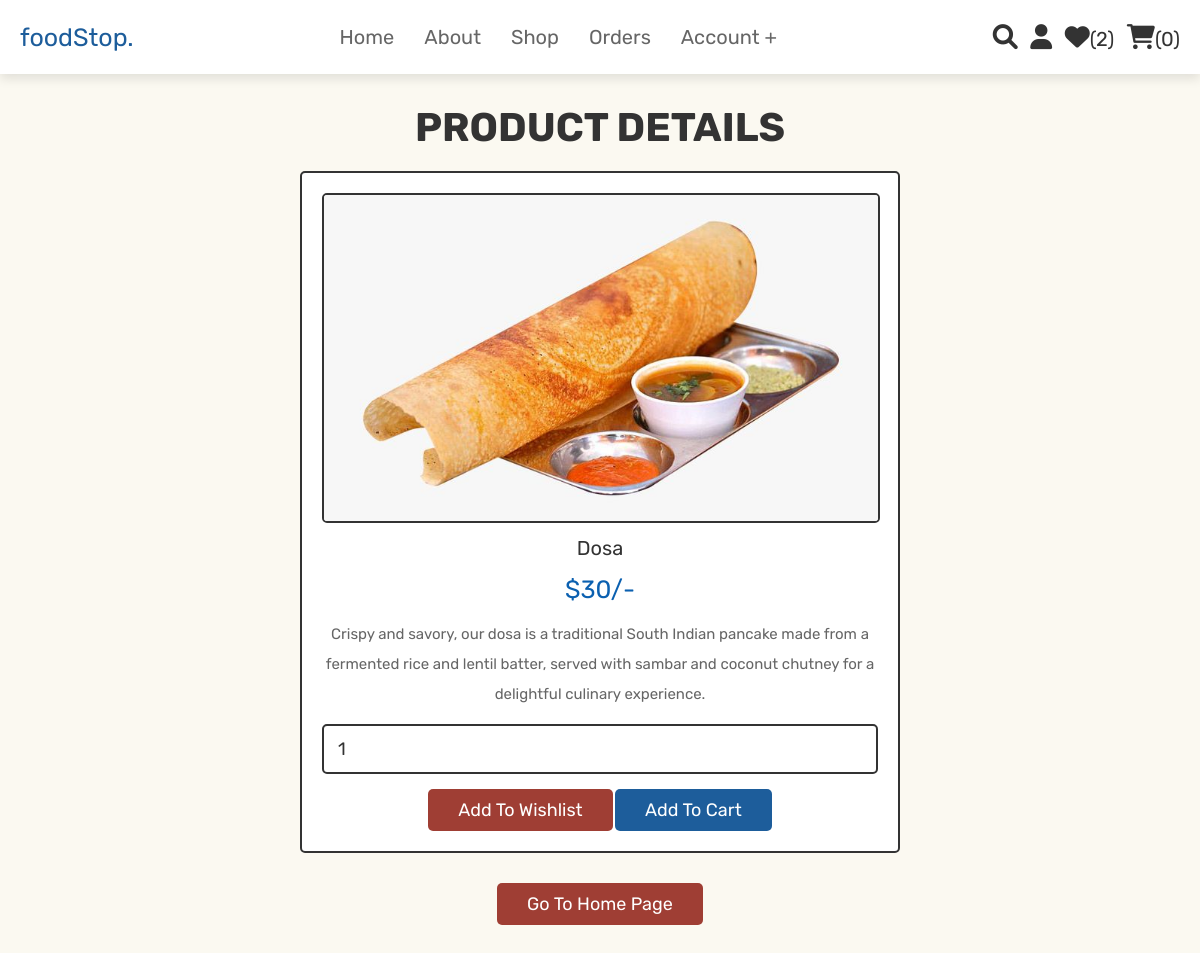
Screenshot of /Canteen/view_page.php?pid=21 (signed in) with the database file from the repository.
### tables this page shows
CREATE TABLE IF NOT EXISTS `products` (
  `id` int(100) NOT NULL AUTO_INCREMENT,
  `name` varchar(100) NOT NULL,
  `details` varchar(500) NOT NULL,
  `price` int(100) NOT NULL,
  `image` varchar(100) NOT NULL,
  PRIMARY KEY (`id`)
);

### Canteen/view_page.php (the view, shortened to what this page needs)
<?php
@include 'config.php';
?>
<!DOCTYPE html>
<html lang="en">
<head>
   <link rel="stylesheet" href="https://cdnjs.cloudflare.com/ajax/libs/font-awesome/6.0.0/css/all.min.css">
   <link rel="stylesheet" href="css/style.css">
</head>
<body>
<?php @include 'header.php'; ?>
<section class="quick-view">
    <h1 class="title">product details</h1>
    <?php
        if(isset($_GET['pid'])){
            $pid = $_GET['pid'];
            $select_products = mysqli_query($conn, "SELECT * FROM `products` WHERE id = '$pid'") or die('query failed');
         if(mysqli_num_rows($select_products) > 0){
            while($fetch_products = mysqli_fetch_assoc($select_products)){
    ?>
    <form action="" method="POST">
         <img src="uploaded_img/<?php echo $fetch_products['image']; ?>" alt="" class="image">
         <div class="name"><?php echo $fetch_products['name']; ?></div>
         <div class="price">$<?php echo $fetch_products['price']; ?>/-</div>
         <div class="details"><?php echo $fetch_products['details']; ?></div>
         <input type="number" name="product_quantity" value="1" min="0" class="qty">
         <input type="submit" value="add to wishlist" name="add_to_wishlist" class="option-btn">
         <input type="submit" value="add to cart" name="add_to_cart" class="btn">
      </form>
    <?php
            }
        }else{
        echo '<p class="empty">no products details available!</p>';
        }
    }
    ?>
    <div class="more-btn">
        <a href="home.php" class="option-btn">go to home page</a>
    </div>
</section>
</body>
</html>

### Canteen/css/style.css (style rules this page uses)
:root { --pink:#1D5D9B; --red:#0B60B0; --orange:#9f3e34; --black:#333; --white:#fff; --light-color:#666; --light-white:#ccc; --light-bg:#FBF9F1; --border:.2rem solid var(--black); --box-shadow:0 .5rem 1rem rgba(0,0,0,.1); }
* { font-family: 'Rubik', sans-serif; margin:0; padding:0; box-sizing: border-box; outline: none; border:none; text-decoration: none; transition:all .2s linear; }
html { font-size: 62.5%; overflow-x: hidden; scroll-behavior: smooth; scroll-padding-top: 6.5rem; }
body { background: var(--light-bg); }
section { padding:3rem 2rem; }
.btn, .delete-btn, .option-btn { display: inline-block; border-radius: .5rem; margin-top: 1rem; font-size: 1.8rem; color:var(--white); cursor: pointer; padding:1rem 3rem; text-transform: capitalize; }
.btn { background-color: var(--pink); }
.option-btn { background-color: var(--orange); }
.more-btn { margin-top: 2rem; text-align: center; }
.title { text-align: center; margin-bottom: 2rem; color:var(--black); text-transform: uppercase; font-size: 4rem; }
.quick-view form { max-width: 60rem; padding:2rem; text-align: center; border:var(--border); box-shadow: var(--border); border-radius: .5rem; background-color: var(--white); margin:0 auto; }
.quick-view form .image { height: 33rem; border:var(--border); border-radius: .5rem; }
.quick-view form .name { margin:1rem 0; font-size: 2rem; color:var(--black); }
.quick-view form .price { color:var(--red); font-size: 2.5rem; padding:.5rem 0; }
.quick-view form .details { padding:1rem 0; font-size: 1.5rem; color:var(--light-color); line-height: 2; }
.quick-view form .qty { width: 100%; padding:1.2rem 1.4rem; font-size: 1.8rem; color:var(--black); border-radius: .5rem; border:var(--border); margin:.5rem 0; }

### rows the page displays
products: image (picture), name "Dosa", price "30", details "Crispy and savory, our dosa is a traditional South Indian pancake made from a fermented rice and lentil batter, served with sambar and coconut chutney for a delightful culinary experience."

### other values shown
$wishlist_num_rows "2"
$cart_num_rows "0"
